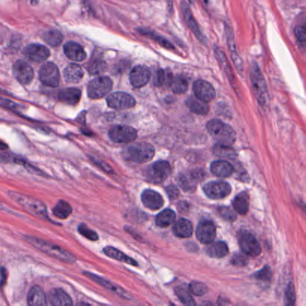
%> input picture BIP_dek8v5_A2_partI/BreastCacer_img_1127.tif, 306 x 306 px
$ octave color_channel.m   (GNU Octave 9; MATLAB toolbox functions it lacks are replaced by stand-ins)
%> lines starting %> are read from the running program, lines starting %| are printed output that depends on the picture; in (x1, y1, x2, y2) boxes, pixels count from 0 and x2, y2 are one past the last pixel; in counts of white or black regions, pixels touching at a corner belong together; the program's own positions count from 1
%%%%%%%%%%%%%%%%%%%%%%%%%%%%%%%%%%%%%%%%%%%%%%
% Dewi Endah Kharismawati                    %
% 14231619 / dek8v5                          %
% Biomedical Image Processing                %
% Assignment 2 Part I                        %
%%%%%%%%%%%%%%%%%%%%%%%%%%%%%%%%%%%%%%%%%%%%%%

clc;
clear all;
close all;

%task 1, use gaussian linear filtering to smooth and reduce noise

%read the image
Img = imread('BreastCacer_img_1127.tif');
%> Img is the input picture: size 306x306x3 uint8; mean R, G, B 173.7, 121.2, 162.8
%Img = imread('malaria_cropped2.tif');

I = Img;
figure,
subplot(2,2,1)
imshow(I);
title('original image')
subplot(2,2,2)
imshow(I(:,:,1));
title('channel 1 original');
subplot(2,2,3)
imshow(I(:,:,2));
title('channel 2 original');
subplot(2,2,4)
imshow(I(:,:,3));
title('channel 3 original');

%display the original image
figure,
subplot(1,2,1);
imshow(Img);
title('original Image');

%apply gaussian filter with standard derivation = 3
sigma = 2;
Img = double(Img);
%> Img: size 306x306x3 double
Img = imgaussfilt(Img, sigma);
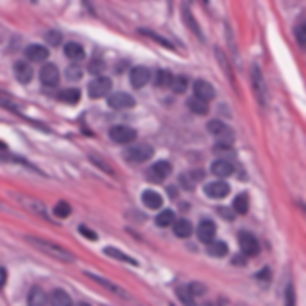
%> Img: size 306x306x3 double; mean R, G, B 173.7, 121.2, 162.8; mean of the top-left, top-right, bottom-left and bottom-right quarters 153.1, 155.6, 153, 148.7

subplot(1,2,2);
imshow(uint8(Img));
title(['Gaussian filtered with \sigma = ' num2str(sigma)]);

%reshape the image matrix to be nxp
%task2 use kmeans clustering method to segment the nuclei from background
[row, col, channel] = size(Img);
%> row = 306; col = 306; channel = 3

%reshape the matrix
Img = reshape(Img, [row*col, channel]);

clustered  = kmeans(Img(:), 4);

%reshape the result to row by col
clustered = reshape(clustered, [row, col, channel]);
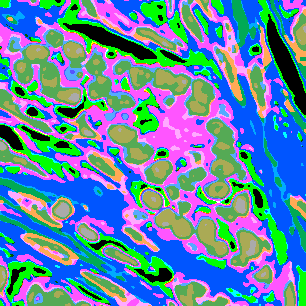
%> clustered: size 306x306x3 double; mean R, G, B 2.14, 2.59, 2.95; drawn with min black and max white

%plot the result of channel 1
figure,
subplot(2,2,1)
imshow(clustered(:,:,1)==1);
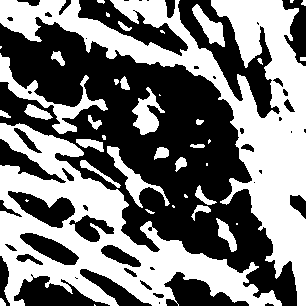
%> displayed picture: size 306x306 logical; 48.2% white; 41 white regions (13 under 20 px), largest, box (x1, y1, x2, y2) and area: (0, 0, 306, 306) 21592, (0, 123, 282, 306) 17588, (0, 53, 108, 134) 1613
title('Img channel 1 (Red); cluster=1');

subplot(2,2,2)
imshow(clustered(:,:,1)==2);
title('Img channel 1 (Red); cluster=2');

subplot(2,2,3)
imshow(clustered(:,:,1)==3);
title('Img channel 1 (Red); cluster=3');

subplot(2,2,4)
imshow(clustered(:,:,1)==4);
title('Img channel 1 (Red); cluster=4');

%plot the result of channel 2
figure,
subplot(2,2,1)
imshow(clustered(:,:,2)==1);
title('Img channel 2 (Green); cluster=1');

subplot(2,2,2)
imshow(clustered(:,:,2)==2);
title('Img channel 2 (Green); cluster=2');

subplot(2,2,3)
imshow(clustered(:,:,2)==3);
title('Img channel 2 (Green); cluster=3');

subplot(2,2,4)
imshow(clustered(:,:,2)==4);
title('Img channel 2 (Green); cluster=4');

%plot the result of channel 3
figure,
subplot(2,2,1)
imshow(clustered(:,:,3)==1);
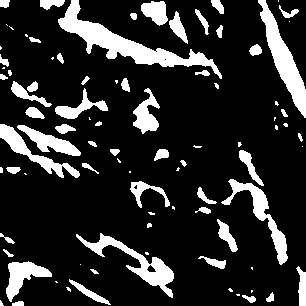
%> displayed picture: size 306x306 logical; 17% white; 89 white regions (35 under 20 px), largest, box (x1, y1, x2, y2) and area: (58, 0, 222, 79) 2772, (258, 0, 306, 118) 1710, (76, 233, 174, 298) 1375
title('Img channel 3 (Blue); cluster=1');

subplot(2,2,2)
imshow(clustered(:,:,3)==2);
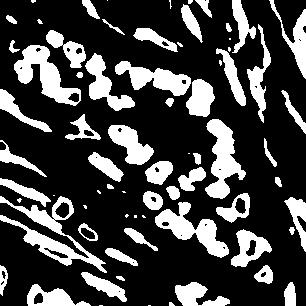
%> displayed picture: size 306x306 logical; 26.3% white; 72 white regions (21 under 20 px), largest, box (x1, y1, x2, y2) and area: (0, 196, 107, 273) 2044, (14, 45, 81, 106) 1650, (205, 119, 246, 199) 1593
title('Img channel 3 (Blue); cluster=2');

subplot(2,2,3)
imshow(clustered(:,:,3)==3);
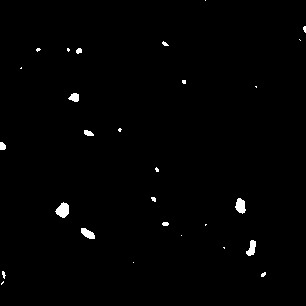
%> displayed picture: size 306x306 logical; 0.91% white; 28 white regions (18 under 20 px), largest, box (x1, y1, x2, y2) and area: (55, 202, 69, 218) 150, (235, 198, 246, 214) 121, (81, 228, 95, 239) 99
title('Img channel 3 (Blue); cluster=3');

subplot(2,2,4)
imshow(clustered(:,:,3)==4);
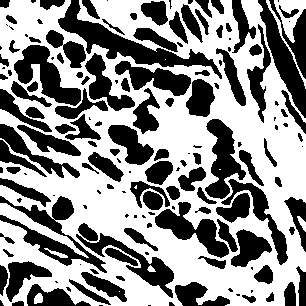
%> displayed picture: size 306x306 logical; 55.8% white; 161 black regions (56 under 20 px), largest, box (x1, y1, x2, y2) and area: (58, 0, 222, 79) 2772, (0, 196, 107, 273) 2194, (14, 45, 81, 106) 1737
title('Img channel 3 (Blue); cluster=4');

$ run again, with BIP_dek8v5_A2_partI/malaria_cropped2.tif copied over BIP_dek8v5_A2_partI/BreastCacer_img_1127.tif
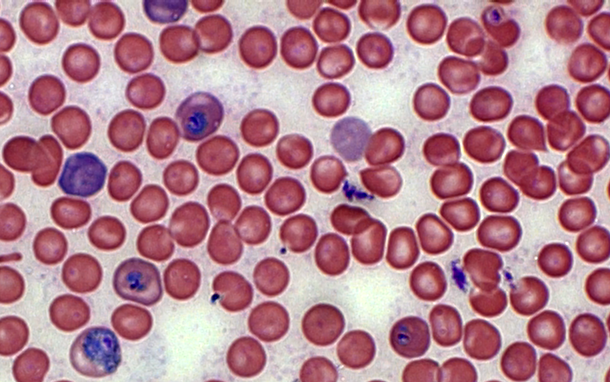
%> input picture BIP_dek8v5_A2_partI/malaria_cropped2.tif, 610 x 382 px
%> Img is the input picture: size 382x610x3 uint8; mean R, G, B 179.4, 128.3, 142.3
%> `imshow(clustered(:,:,1)==1);`:
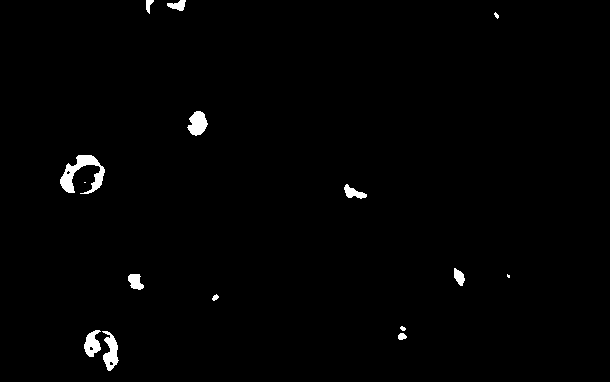
%> displayed picture: size 382x610 logical; 1.1% white; 15 white regions (2 under 20 px), largest, box (x1, y1, x2, y2) and area: (60, 155, 105, 194) 746, (102, 331, 119, 371) 372, (187, 111, 208, 136) 351
%> `imshow(clustered(:,:,3)==4);`:
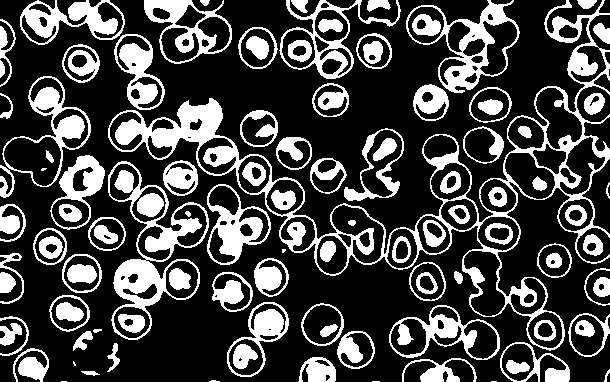
%> displayed picture: size 382x610 logical; 27.2% white; 108 white regions (7 under 20 px), largest, box (x1, y1, x2, y2) and area: (108, 0, 610, 351) 13159, (108, 161, 209, 340) 4307, (406, 0, 520, 93) 2604
